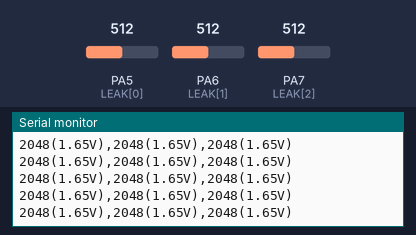
Simulated run of this sketch. Board: STM32 Blue Pill. Parts: the last lines printed to the serial monitor. The test bench sets the inputs (shaded band); at power-on: PA5 (LEAK[0]) = 512, PA6 (LEAK[1]) = 512, PA7 (LEAK[2]) = 512 (analog values on the 0–1023 scale).

Above: at 1.5 s.
1.6 s: PA5 (LEAK[0]) set to 716
At 1.88 s:
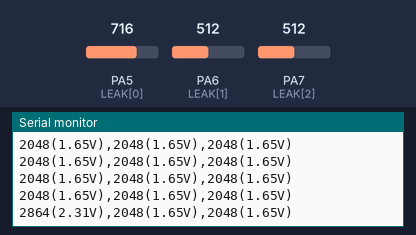
3.1 s: PA6 (LEAK[1]) set to 716
At 3.1 s:
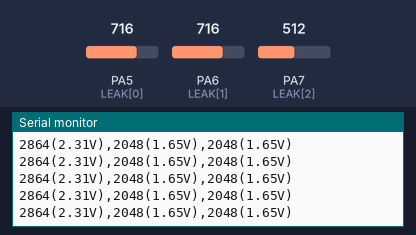
4.6 s: PA7 (LEAK[2]) set to 716
At 4.72 s:
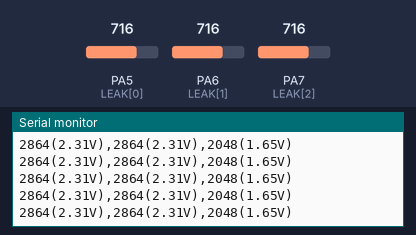
6.1 s: PA5 (LEAK[0]) set to 900
At 6.14 s:
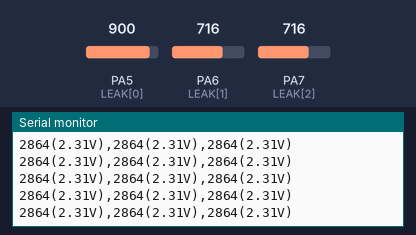
7.6 s: PA6 (LEAK[1]) set to 900
At 7.76 s:
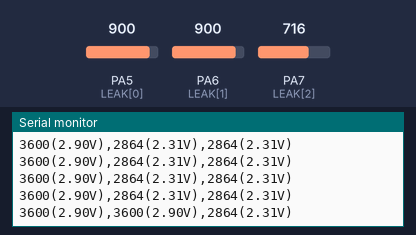
9.1 s: PA7 (LEAK[2]) set to 900
At 9.18 s:
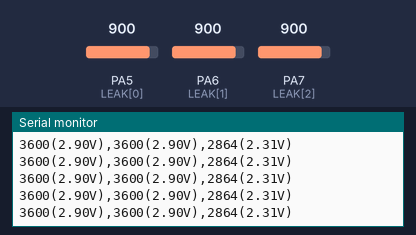
Timing chart, 0 to 11.6 s (numbered marks = the images above; inputs shaded):
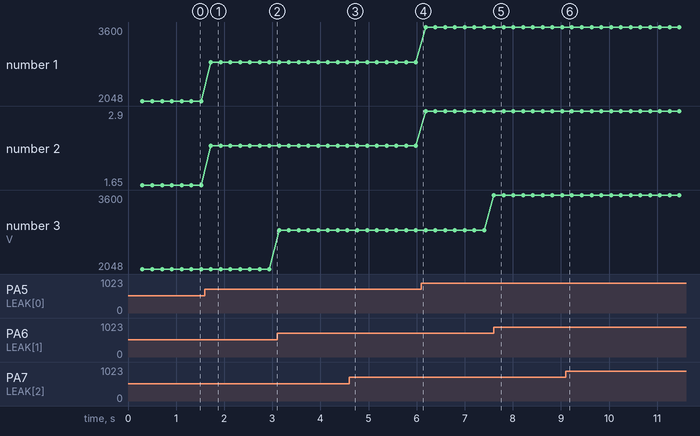

The sketch:

05_leak_adc.ino
```cpp
// AUV tezgah testi 05 - sizinti (yagmur) sensorleri, ANALOG okuma
// Baglanti: SADECE Type-C (LiPo YOK)
//   Yagmur modulu VCC -> 3V3  (5V DEGIL! AO cikisi 3.3 V'u gecmemeli)
//   GND -> GND
//   AO  -> PA5 / PA6 / PA7   (DO pinini KULLANMA)
// Basari: kuru levha ~4095'e yakin (ya da modulunuzde tersi), nemli bez ile
//         belirgin dusus. Kuru/islak arasi en az ~800 LSB fark olmali;
//         yoksa esik guvenli degil.
// NOT: Suyu kartin uzerine damlatma. Sadece sensor levhasini nemlendir.

// Serial = USART1 (PA9 TX / PA10 RX)
const int LEAK[3] = { PA5, PA6, PA7 };

void setup() {
  Serial.begin(115200);
  delay(300);
  analogReadResolution(12);
  for (int i = 0; i < 3; i++) pinMode(LEAK[i], INPUT_ANALOG);
  Serial.println();
  Serial.println("AUV bench 05: leak1,leak2,leak3 (0..4095) + volt");
}

void loop() {
  for (int i = 0; i < 3; i++) {
    int raw = 0;
    for (int s = 0; s < 8; s++) raw += analogRead(LEAK[i]);  // 8 ornek ortalama
    raw /= 8;
    Serial.print(raw);
    Serial.print("(");
    Serial.print(raw * 3.3 / 4095.0, 2);
    Serial.print("V)");
    Serial.print(i < 2 ? "," : "\n");
  }
  delay(200);
}
```

Measured:
- after the input at 1.6 s, the serial monitor: prints a new line after 0.12 s (image 1)
- after the input at 7.6 s, the serial monitor: prints a new line at once (image 5)
- plotted number 1: 2048 → 2864 after the input at 1.6 s, 2864 → 3600 after the input at 6.1 s
- plotted number 2: 1.65 → 2.31 after the input at 1.6 s, 2.31 → 2.9 after the input at 6.1 s
